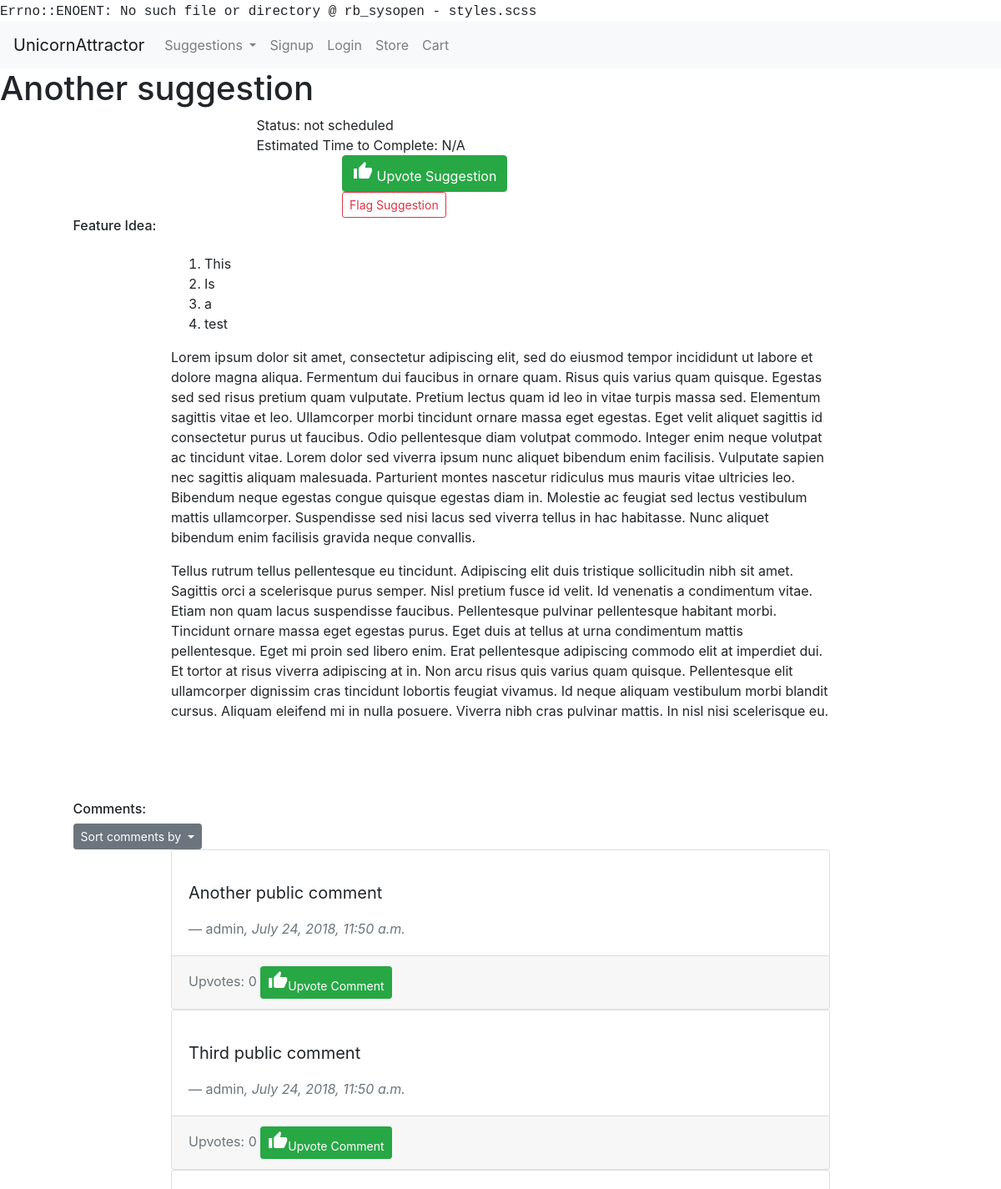
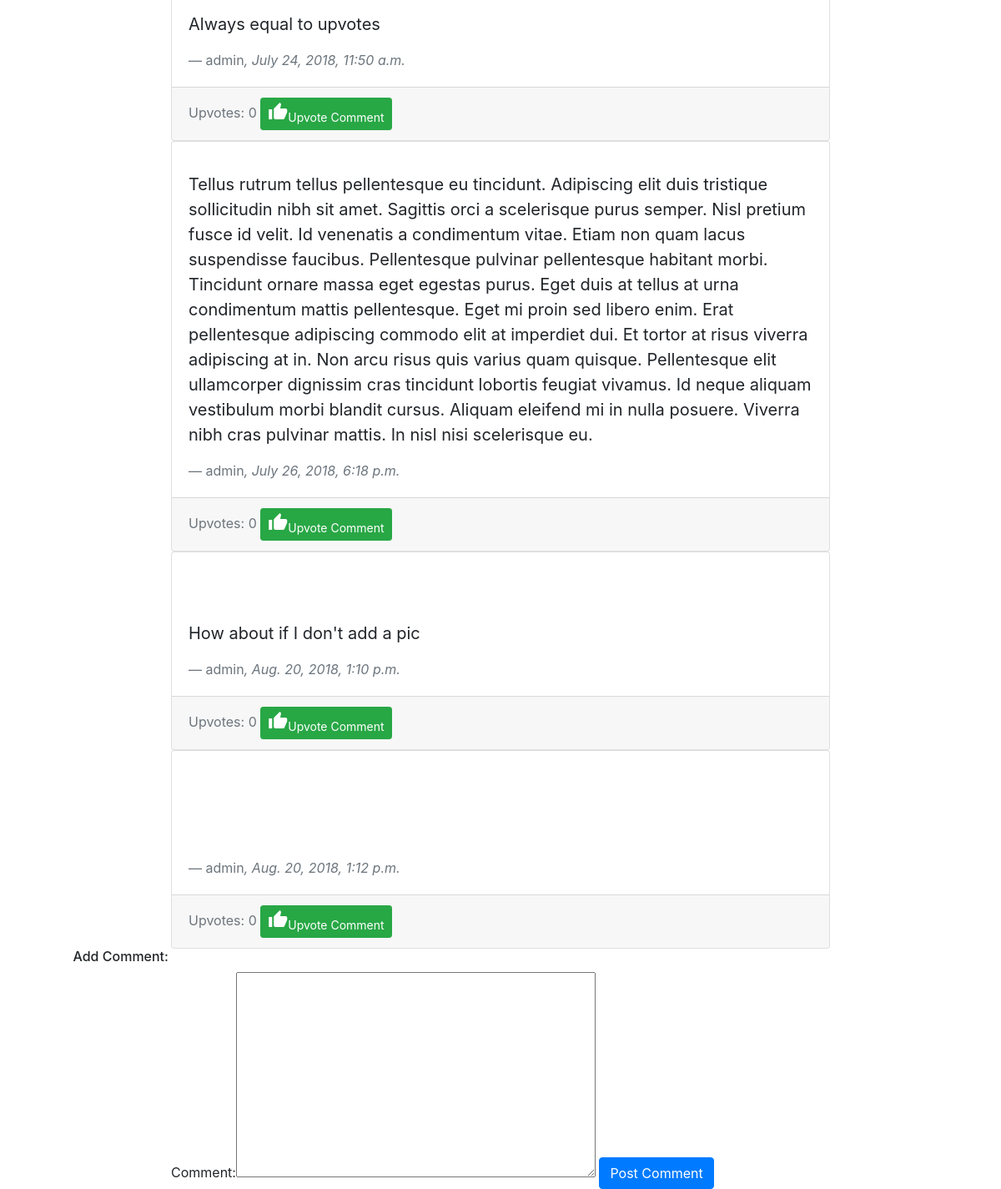
Page /suggestions/view/105 on the committed database (2 pictures, top to bottom).
### usersuggestions/models.py (models this page shows, shortened)
class Suggestion(models.Model):
    suggestion_choices = ((True, 'Feature'), (False, 'Bug Fix'))
    is_feature = models.BooleanField(blank=False, default=False, choices=suggestion_choices)
    user = models.ForeignKey(User, null=False, on_delete=models.PROTECT)
    title = models.CharField(max_length=200, blank=False)
    details = RichTextUploadingField()
    date_time = models.DateTimeField(auto_now_add=True)
    delay_submission = models.BooleanField(null=False, blank=True, default=False)

class SuggestionAdminPage(models.Model):
    status_choices = ((0, "not scheduled"), (1, "scheduled"), (2, "in progress"), (3, "completed"))
    priority_choices = ((0, "low"), (1, 'normal'), (2, 'high'))
    suggestion = models.ForeignKey(Suggestion, null=False, on_delete=models.CASCADE)
    status = models.PositiveSmallIntegerField(choices=status_choices, default=0)
    developer_assigned = models.ForeignKey(User, null=True, blank=True, on_delete=models.PROTECT)
    priority = models.PositiveSmallIntegerField(choices=priority_choices, null=True, blank=True, default=1)
    date_started = models.DateField(null=True, blank=True)
    estimated_days_to_complete = models.PositiveSmallIntegerField(null=True, blank=True)
    expected_completion_date = models.DateField(null=True, blank=True)
    date_completed = models.DateField(null=True, blank=True)
    in_current_voting_cycle = models.BooleanField(blank=False, default=True)
    github_branch = models.CharField(null=True, blank=True, max_length=50)
    was_successful = models.NullBooleanField(blank=True, null=True)
    current_winner = models.BooleanField(blank=False, default=False)

class Comment(models.Model):
    user = models.ForeignKey(User, null=False, on_delete=models.PROTECT)
    suggestion = models.ForeignKey(Suggestion, null=False, on_delete=models.CASCADE)
    admin_page_comment = models.BooleanField(blank=False, default=False)
    comment = RichTextUploadingField()
    date_time = models.DateTimeField(auto_now_add=True)

### accounts/models.py (models this page shows)
class User(AbstractUser):
    USERNAME_FIELD = "email"
    email = models.EmailField('email address', blank=False, unique=True)
    REQUIRED_FIELDS = []
    def __str__(self):
        return self.username

### usersuggestions/views.py (the view, shortened to what this page needs)
# urls.py: url(r'^view/(?P<id>\d+)/(?P<comment_sorting>[-\w]+)', view_suggestion, name="view_suggestion"),
def view_suggestion(request, id, comment_sorting="oldest"):
    coins_enabled = settings.COINS_ENABLED
    suggestion = get_object_or_404(Suggestion, id=id)
    suggestion_admin = get_object_or_404(SuggestionAdminPage, suggestion=suggestion)
    comments = return_public_suggestion_comments(suggestion, comment_sorting)
    form = CommentForm(initial={"user": request.user, "suggestion": suggestion})
    if request.user.is_authenticated:
        check_comment_users = True
    else:
        check_comment_users = False
    if coins_enabled and request.user.is_authenticated:
        price = get_coins_price("Upvote")
        user_coins = return_user_coins(request.user)
        minimum_coins = return_minimum_coins_purchase(price, user_coins)
        coin_options = return_all_store_coin_options()
    else:
        price = None
        user_coins = None
        minimum_coins = None
        coin_options = None
    if suggestion.is_feature:
        return render(request, "view_feature.html",
                      {"form": form, "comments": comments, "feature": suggestion, "coins_enabled": coins_enabled,
                       "price": price, "user_coins": user_coins, "minimum_coins": minimum_coins,
                       "coin_options": coin_options, "suggestion_admin": suggestion_admin, "check_comment_users": check_comment_users})
    else:
        return render(request, "view_bug.html",
                      {"form": form, "comments": comments, "bug": suggestion, "coins_enabled": coins_enabled,
                       "suggestion_admin": suggestion_admin, "check_comment_users": check_comment_users})

### usersuggestions/forms.py
class CommentForm(forms.ModelForm):
    class Meta:
        model = Comment
        exclude = ["date_time"]
        widgets = {"user": forms.HiddenInput(), "suggestion": forms.HiddenInput(),
                   "admin_page_comment": forms.HiddenInput()}

### market/cart.py (called while the page is built)
    def __len__(self):
        return sum(item['quantity'] for item in self.cart.values())

### market/contexts.py (called while the page is built)
def cart(request):
    return {'cart': Cart(request)}

def usercoins(request):
    if request.user.is_authenticated:
        user = request.user
        coins_amount = return_user_coins(user)
        return {"usercoins": coins_amount}
    else:
        return {"usercoins": None}

def coins_are_enabled(request):
    return {"coins_are_enabled": settings.COINS_ENABLED}

### usersuggestions/helpers.py (called while the page is built)
def return_public_suggestion_comments(suggestion, comment_sorting="oldest"):
    if comment_sorting == "oldest":
        comment_sorting = "date_time"
    elif comment_sorting == "newest":
        comment_sorting = "-date_time"
    else:
        comment_sorting = "-upvotes"
    return Comment.objects.filter(suggestion=suggestion, admin_page_comment=False).annotate(
        upvotes=Count("upvote")).annotate(comments=Count("comment")).order_by(comment_sorting)

### usersuggestions/templates/view_feature.html (shortened to what this page needs)
{% extends 'base.html' %} {% block title %} {{ feature.title }}{% endblock %} {% load bootstrap_tags %}  {% block content %}
<main id="view-suggestion">
    <h1 id="suggestion-title">{{ feature.title }}</h1>
    <div class="row admin-row">
        <div class="div-col col-xs-10 col-md-6 offset-xs-1 offset-md-3">
            <div id="admin-status"><span class="admin-key">Status: </span>{{ suggestion_admin.get_status_display }}
            </div>
            <div id="admin-estimated-time"><span class="admin-key"> Estimated Time to Complete: </span>
            {% if not suggestion_admin.estimated_days_to_complete %}
            N/A
            {% else %}
            {{ suggestion_admin.estimated_days_to_complete }} Days
            {% endif %}
            </div>
        </div>
    </div>
    <div class="row btn-row">
        <div class="div-col col-xs-6 col-md-4 offset-xs-3 offset-md-4">
            {% if not coins_enabled %}
            <a class="btn btn-success" href="{% url 'upvote_suggestion' feature.id %}" role="button"> <i
                    class="material-icons"> thumb_up</i>
                Upvote Suggestion</a> {% else %}
            <button type="button" id="upvote" class="btn btn-success" data-toggle="modal" data-target="#upvoteModal">
                <i class="material-icons"> thumb_up</i>
                Upvote Suggestion
            </button>
            {% endif %}
        </div>
    </div>
    <div class="row btn-row">
        <div class="div-col col-xs-6 col-md-4 offset-xs-3 offset-md-4">
            <button type="button" class="btn btn-outline-danger btn-sm " data-toggle="modal"
                    data-target="#flagSuggestionModal">
                Flag Suggestion
            </button>
        </div>
    </div>
    <div class="row">
        <div class="offset-md-1">
            <h6 id="details-title">Feature Idea:</h6>
        </div>
    </div>
    <div class="row">
        <div class="div-col col-xs-12 col-md-8 offset-md-2">
            <div id="details-section">
                <p>{{ feature.details|safe }}</p>
            </div>
        </div>
    </div>
</main>
<footer id="suggestion-comments">
    <div id="comments">
        <div class="row">
            <div class="offset-md-1">
                <h6 class="comments-title">Comments:</h6>
            </div>
        </div>
        <div class="row">
            <div class="offset-md-1">
                <div class="btn-group" role="group">
                    <button id="orderCommentsButtonGroup" type="button" class="btn btn-sm btn-secondary dropdown-toggle"
                            data-toggle="dropdown" aria-haspopup="true" aria-expanded="false">
                        Sort comments by
                    </button>
                </div>
            </div>
        </div>
        {% for comment in comments %}
        <div class="row">
            <div class="div-col col-xs-12 col-md-8 offset-md-2">
                <div id="{{ comment.id }}" class="card">
                    <div class="card-body">
                        <blockquote class="blockquote mb-0">
                            <p>{{ comment.comment|safe }}</p>
                            <footer class="blockquote-footer">{{ comment.user }}<cite title="Source Title">, {{ comment.date_time }}</cite></footer>
                        </blockquote>
                    </div>
                    <div class="card-footer text-muted">
                        Upvotes: {{ comment.upvotes }} <a class="btn btn-sm upvote-btn btn-success  "
                                                          href="{% url 'upvote_comment' comment.id %}" role="button">
                        <i class="material-icons">thumb_up</i>Upvote Comment</a>
                    </div>
                </div>
            </div>
        </div>
        {% endfor %}
    </div>
    <div class="row">
        <div class="offset-md-1">
            <h6 class="comments-title add-comment">Add Comment:</h6>
        </div>
    </div>
    <div class="row">
        <div class="div-col col-xs-10 col-md-8 offset-xs-1 offset-md-2">
            <form method="POST">
                {{ form|as_bootstrap }} {% csrf_token %}
                <input type="submit" class="btn btn-primary" value="Post Comment" name="postComment">
            </form>
        </div>
    </div>
</footer>
{% endblock %}

### styles.css (style rules this page uses)
body:before { white-space: pre; font-family: monospace; content: "Errno::ENOENT: No such file or directory @ rb_sysopen - styles.scss"; }

### rows in the picture
Suggestion: title "Another suggestion", details "This Is a test Lorem ipsum dolor sit amet, consectetur adipiscing elit, sed do eiusmod tempor incididunt ut labore et dolore magna aliqua. Fermentum dui faucibus in ornare quam. Risus quis varius quam quisque. Egestas sed sed risus pretium quam vulputate. Pretium lectus quam id leo in vitae turpis massa sed. Elementum sagittis vitae et leo. Ullamcorper morbi tincidunt ornare massa eget egestas. Eget velit aliquet sagittis id consectetur purus ut faucibus. Odio pellentesque diam volutpat commodo. Integer enim neque volutpat ac tincidunt vitae. Lorem dolor sed viverra ipsum nunc aliquet bibendum enim facilisis. Vulputate sapien nec sagittis aliquam malesuada. Parturient montes nascetur…"
SuggestionAdminPage: status "not scheduled"
Comment: comment "Another public comment", user "admin", date_time "July 24, 2018, 11:50 a.m.", upvotes "0"
Comment: comment "Third public comment", user "admin", date_time "July 24, 2018, 11:50 a.m.", upvotes "0"
Comment: comment "Always equal to upvotes", user "admin", date_time "July 24, 2018, 11:50 a.m.", upvotes "0"
Comment: comment "Tellus rutrum tellus pellentesque eu tincidunt. Adipiscing elit duis tristique sollicitudin nibh sit amet. Sagittis orci a scelerisque purus semper. Nisl pretium fusce id velit. Id venenatis a condimentum vitae. Etiam non quam lacus suspendisse faucibus. Pellentesque pulvinar pellentesque habitant morbi. Tincidunt ornare massa eget egestas purus. Eget duis at tellus at urna condimentum mattis pellentesque. Eget mi proin sed libero enim. Erat pellentesque adipiscing commodo elit at imperdiet dui. Et tortor at risus viverra adipiscing at in. Non arcu risus quis varius quam quisque. Pellentesque elit ullamcorper dignissim cras tincidunt lobortis feugiat vivamus. Id neque aliquam vestibulum…", user "admin", date_time "July 26, 2018, 6:18 p.m.", upvotes "0"
Comment: comment "How about if I don't add a pic", user "admin", date_time "Aug. 20, 2018, 1:10 p.m.", upvotes "0"
Comment: user "admin", date_time "Aug. 20, 2018, 1:12 p.m.", upvotes "0"
